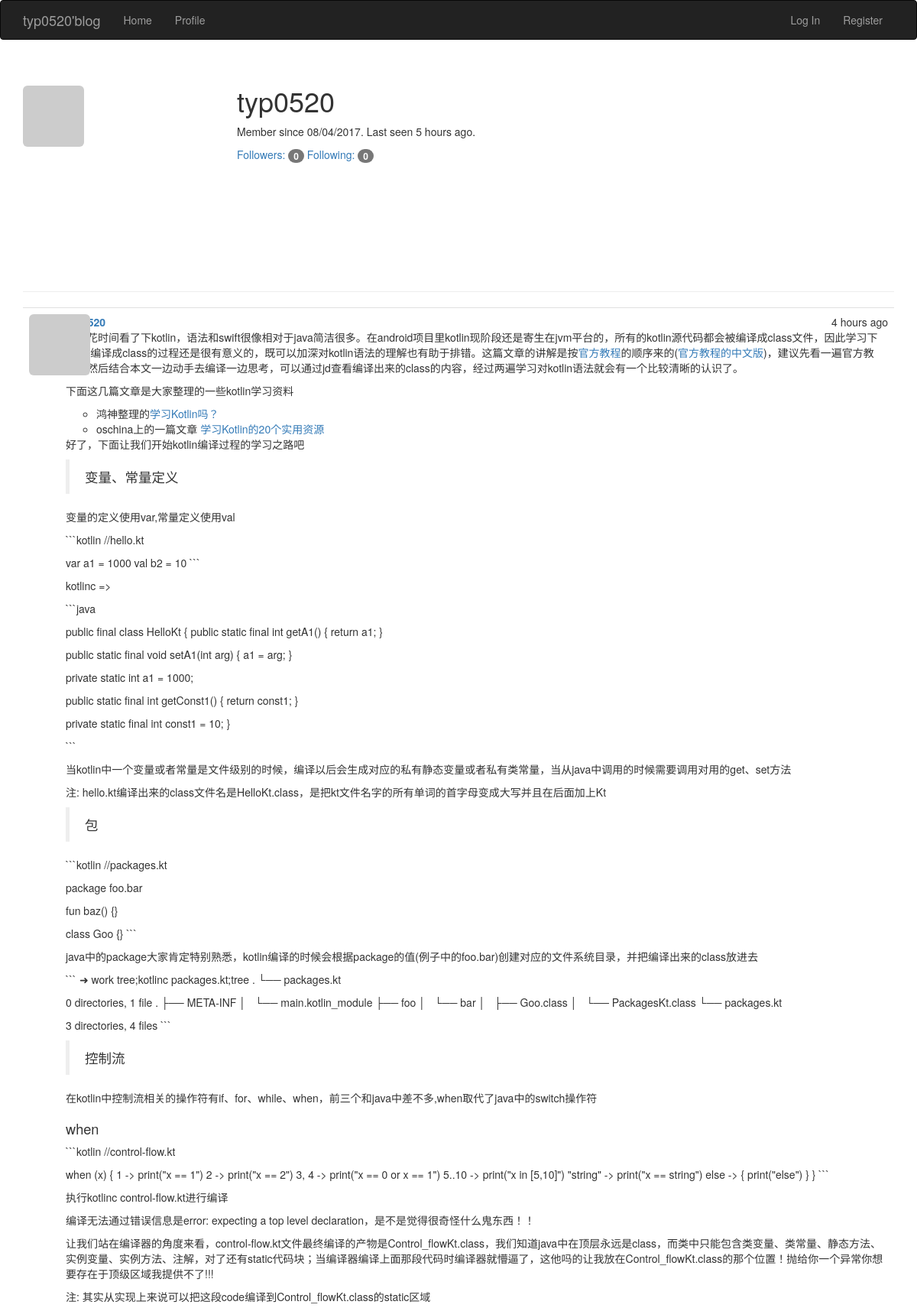
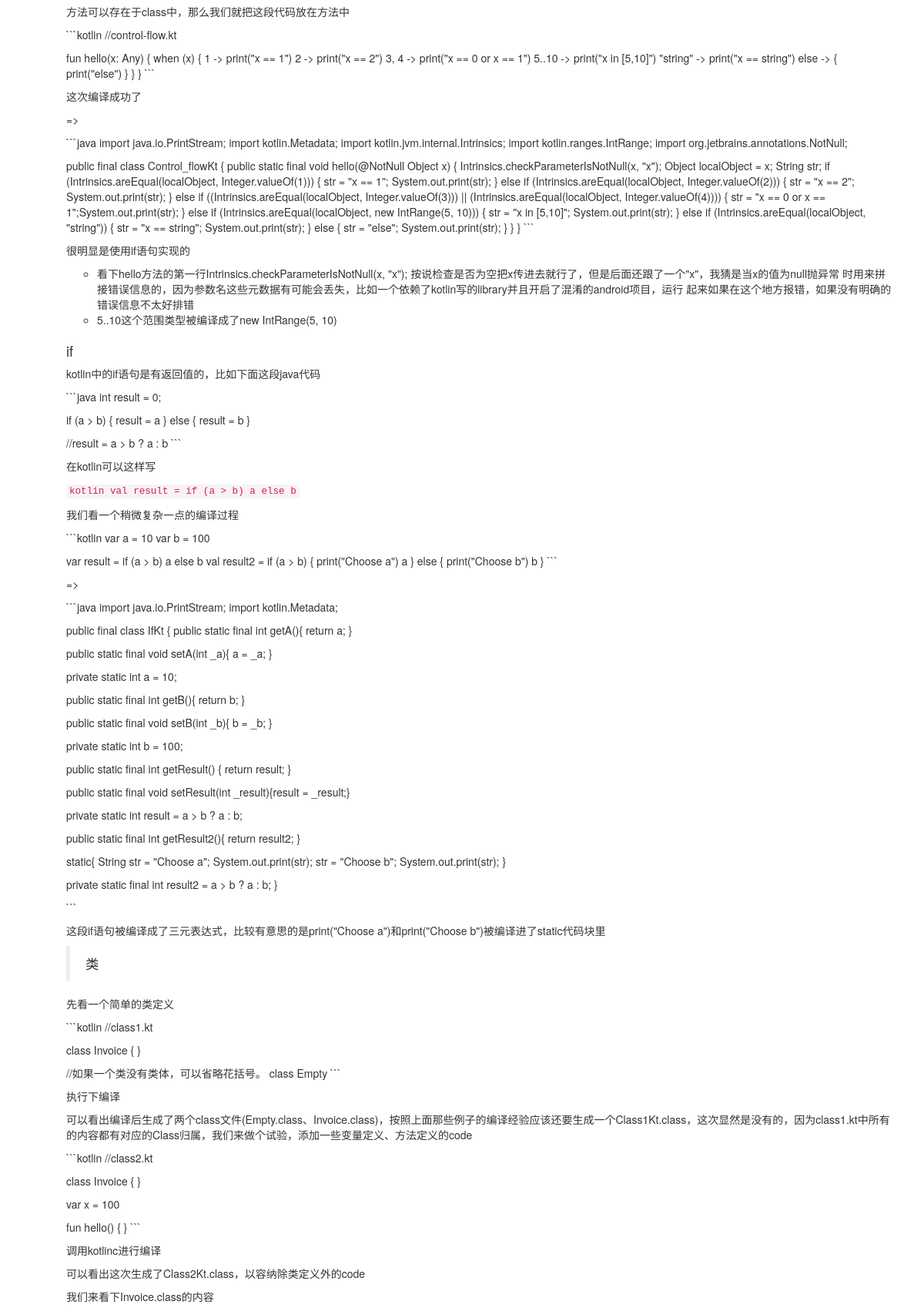
Screenshot of /user/typ0520 (upper part) with the database file from the repository (2 pictures, top to bottom).
### app/models.py (models this page shows, shortened)
class User(UserMixin, db.Model):
    __tablename__ = 'users'
    id = db.Column(db.Integer, primary_key=True)
    email = db.Column(db.String(64), unique=True, index=True)
    username = db.Column(db.String(64), unique=True, index=True)
    password_hash = db.Column(db.String(128))
    role_id = db.Column(db.Integer, db.ForeignKey('roles.id'))
    confirmed = db.Column(db.Boolean, default=False)
    name = db.Column(db.String(64))
    location = db.Column(db.String(64))
    about_me = db.Column(db.Text())
    member_since = db.Column(db.DateTime(), default=datetime.utcnow)
    last_seen = db.Column(db.DateTime(), default=datetime.utcnow)
    posts = db.relationship('Post', backref='author', lazy='dynamic')
    comments = db.relationship('Comment', backref='author', lazy='dynamic')
    followed = db.relationship('Follow',
                               foreign_keys=[Follow.follower_id],
                               backref=db.backref('follower', lazy='joined'),
                               lazy='dynamic',
                               cascade='all, delete-orphan')
    followers = db.relationship('Follow',
                               foreign_keys=[Follow.followed_id],
                               backref=db.backref('followed', lazy='joined'),
                               lazy='dynamic',
                               cascade='all, delete-orphan')
    @property
    def password(self):
        raise AttributeError('password is not a readable attribute')
    def gravatar(self, size=100, default='idention', rating='g'):
        url = 'http://www.gravatar.com/avatar'
        hash = hashlib.md5(self.email.encode('utf-8')).hexdigest()
        img = '{url}/{hash}?s={size}&r={rating}'.format(url=url, hash=hash, size=size, default=default, rating=rating)
        return img

class Post(db.Model):
    __tablename__ = 'posts'
    id = db.Column(db.Integer, primary_key=True)
    body = db.Column(db.Text)
    body_html = db.Column(db.Text)
    timestamp = db.Column(db.DateTime, index=True, default=datetime.utcnow)
    author_id = db.Column(db.Integer, db.ForeignKey('users.id'))
    comments = db.relationship('Comment', backref='post', lazy='dynamic')

### app/main/views.py (the view)
@main.route('/user/<username>')
def user(username):
    user = User.query.filter_by(username=username).first()
    if user is None:
        abort(404)
    posts = user.posts.order_by(Post.timestamp.desc()).all()
    return render_template('user.html', user=user, posts=posts)

### app/auth/views.py (called while the page is built)
@auth.before_app_request
def before_request():
    if current_user.is_authenticated:
        if not current_user.confirmed \
            and request.endpoint \
            and request.endpoint[:5] != 'auth.' \
            and request.endpoint != 'static':
            return redirect(url_for('auth.unconfirmed'))

### app/main/__init__.py (called while the page is built)
@main.app_context_processor
def inject_permissions():
    return dict(Permission=Permission)

### app/models.py (called while the page is built)
    def can(self, permissions):
        return False

    def is_administrator(self):
        return False

### app/templates/user.html (shortened to what this page needs)
{% extends "base.html" %}
{% block page_content %}
    <div class="page-header">
        <img class="img-rounded profile-thumbnail" src="{{ user.gravatar(size=256) }}">
        <div class="profile-header">
            <h1>{{ user.username }}</h1>
            <p>Member since {{ moment(user.member_since).format('L') }}. Last
                seen {{ moment(user.last_seen).fromNow() }}.</p>
            <p>
                <a href="{{ url_for('.followers', username=user.username) }}">
                    Followers: <span class="badge">{{ user.followers.count() - 1 }}</span>
                </a>
                <a href="{{ url_for('.followed_by', username=user.username) }}">
                    Following: <span class="badge">{{ user.followed.count() - 1 }}</span>
                </a>
            </p>
        </div>
    </div>
    {% include('_posts.html') %}
{% endblock %}

### app/templates/_posts.html (shortened to what this page needs)
<ul class="posts">
    {% for post in posts %}
    <li class="post">
        <div class="post-thumbnail">
            <a href="{{ url_for('.user', username=post.author.username) }}">
                <img class="img-rounded profile-thumbnail" src="{{ post.author.gravatar(size=40) }}">
            </a>
        </div>
        <div class="post-content">
            <div class="post-date">{{ moment(post.timestamp).fromNow() }}</div>
            <div class="post-author"><a href="{{ url_for('.user', username=post.author.username) }}">{{ post.author.username }}</a></div>
            <div class="post-body">
                {% if post.body_html %}
                    {{ post.body_html | safe }}
                {% else %}
                    {{ post.body }}
                {% endif %}
            </div>
        </div>
    </li>
    {% endfor %}
</ul>

### app/static/styles.css (style rules this page uses)
.profile-thumbnail { position: absolute; }
.profile-header { min-height: 260px; margin-left: 280px; }
ul.posts { list-style-type: none; padding: 0px; margin: 16px 0px 0px 0px; border-top: 1px solid #e0e0e0; }
ul.posts li.post { padding: 8px; border-bottom: 1px solid #e0e0e0; }
div.post-date { float: right; }
div.post-author { font-weight: bold; }
div.post-thumbnail { position: absolute; }
div.post-content { margin-left: 48px; min-height: 48px; }
.post-body h2 { font-size: 130%; }

### rows the page displays
User: username "typ0520", member_since "08/04/2017", last_seen "5 hours ago"
Post: timestamp "4 hours ago", body_html "最近花时间看了下kotlin，语法和swift很像相对于java简洁很多。在android项目里kotlin现阶段还是寄生在jvm平台的，所有的kotlin源代码都会被编译成class文件，因此学习下kotlin编译成class的过程还是很有意义的，既可以加深对kotlin语法的理解也有助于排错。这篇文章的讲解是按 官方教程 的顺序来的( 官方教程的中文版 )，建议先看一遍官方教程，然后结合本文一边动手去编译一边思考，可以通过jd查看编译出来的class的内容，经过两遍学习对kotlin语法就会有一个比较清晰的认识了。 下面这几篇文章是大家整理的一些kotlin学习资料 鸿神整理的 学习Kotlin吗？ oschina上的一篇文章 学习Kotlin的20个实用资源 好了，下面让我们开始kotlin编译过程的学习之路吧 变量、常量定义 变量的定义使用var,常量定义使用val ```kotlin //hello.kt var a1 = 1000 val b2 = 10 ``` kotlinc => ```java public final class HelloKt { public static final int getA1() { return a1; } public static final void setA1(int arg) { a1 = arg; } private static int a1 = 1000; public static final int getConst1() { return const1; } private static final…"

### other values shown
{{ user.followers.count() - 1 }} "0"
{{ user.followed.count() - 1 }} "0"
